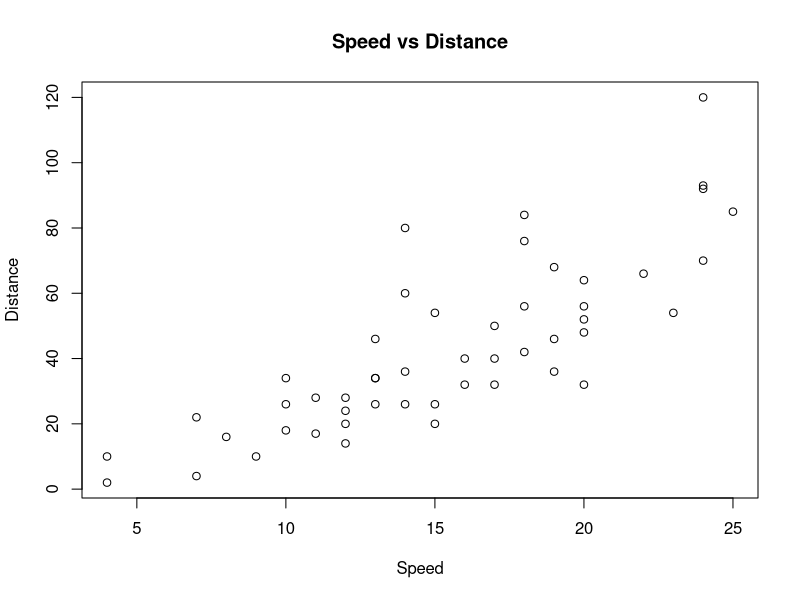
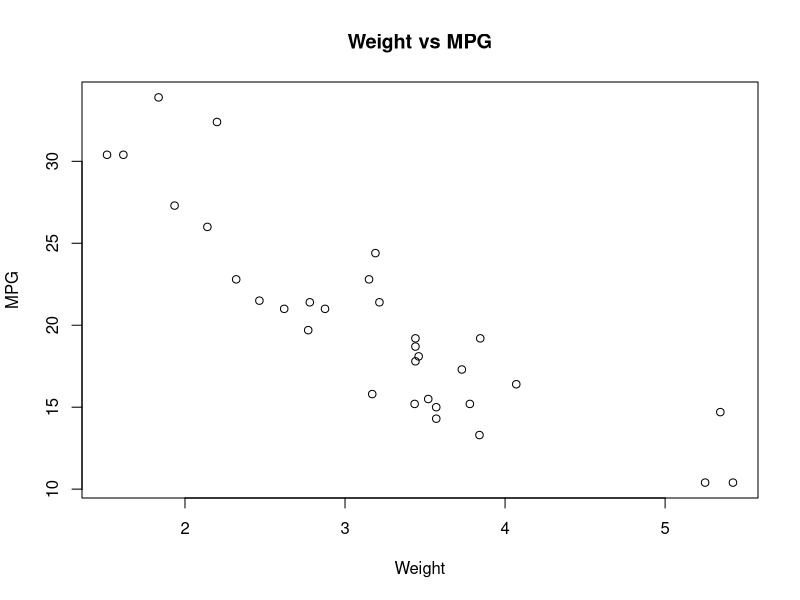
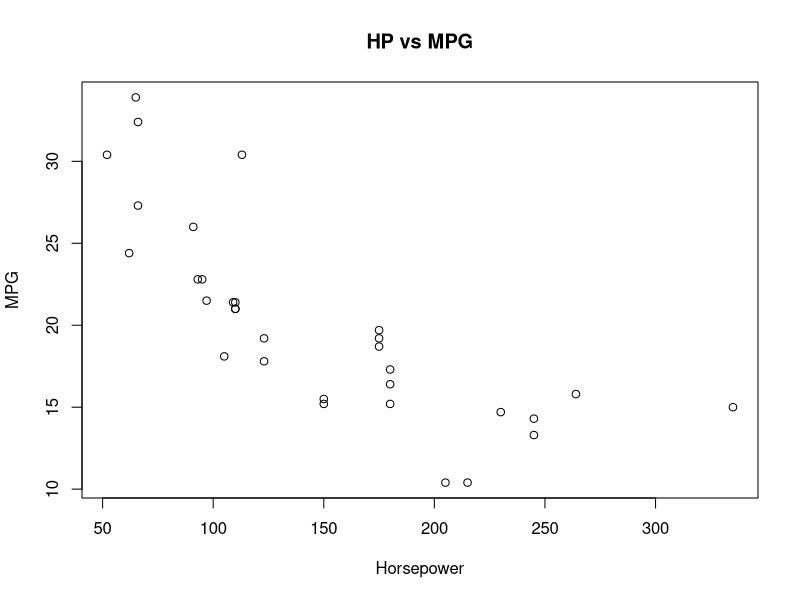

Source code (R) for these figures, in order:
## ---- chunk 1
cap1 <- 'Speed vs Distance'
cap2 <- "Weight vs MPG"
cap3 <- "HP vs MPG"

# Set chunk options
knitr::opts_chunk$set(
  fig.subcap = c(cap1, cap2, cap3)
)

ll <- list("mpg", "cyl", "gear")

sapply(ll, function(x) paste0("Var: ", x))

## ---- chunk 2
#| label: fig-cars
#| fig-cap: "Relationship between car attributes"
#| layout-ncol: 2
#| fig-height: 3
#| fig-width: 4


# Plot 1: Speed vs Distance
plot(cars$speed, cars$dist, 
     main = "Speed vs Distance", 
     xlab = "Speed", ylab = "Distance")

# Plot 2: Weight vs MPG  
plot(mtcars$wt, mtcars$mpg,
     main = "Weight vs MPG",
     xlab = "Weight", ylab = "MPG")

# Plot 3: Horsepower vs MPG
plot(mtcars$hp, mtcars$mpg,
     main = "HP vs MPG", 
     xlab = "Horsepower", ylab = "MPG")
